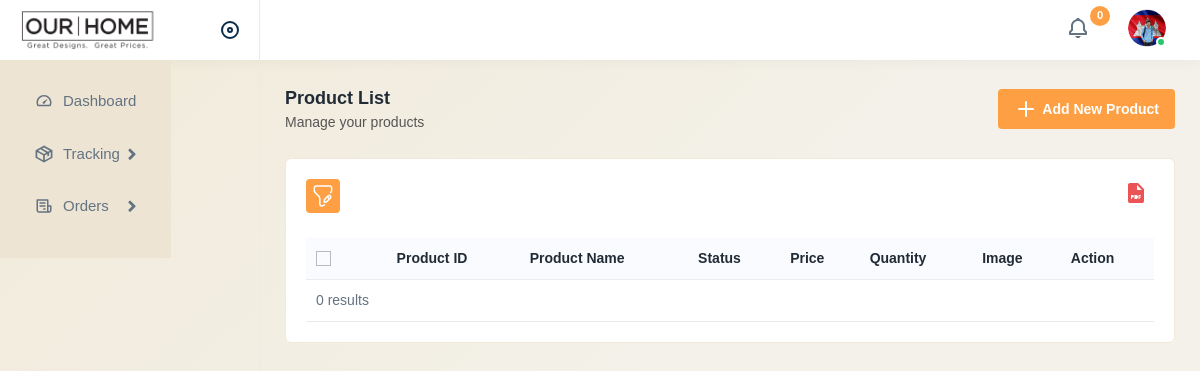
/productlist.php, run on an earlier commit of the app's database.
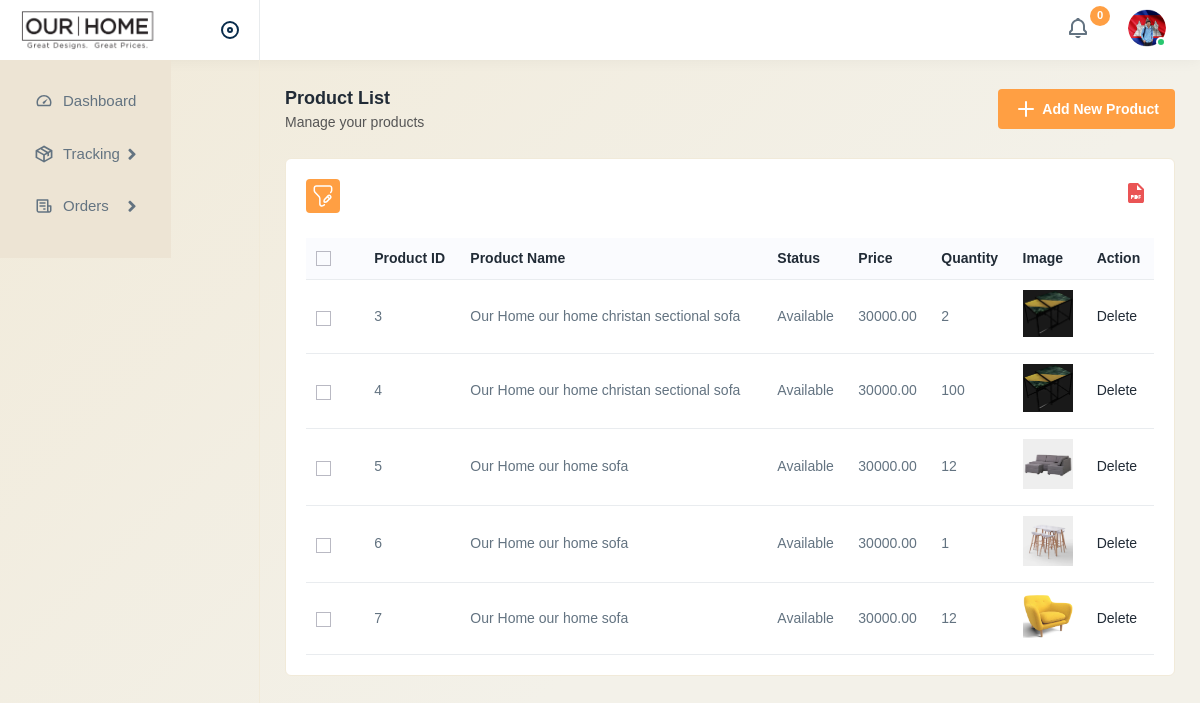
And on a later commit of the database.
### tables this page shows
CREATE TABLE `products` (
  `product_id` int(11) NOT NULL,
  `admin_id` int(11) DEFAULT NULL,
  `product_name` varchar(255) DEFAULT NULL,
  `category` enum('living_room','dining_room','bedroom','home_office') DEFAULT NULL,
  `status` enum('Available','Not available') DEFAULT NULL,
  `price` decimal(10,2) DEFAULT NULL,
  `quantity` int(11) DEFAULT NULL,
  `color` varchar(255) DEFAULT NULL,
  `size` varchar(255) DEFAULT NULL,
  `weight_capacity` varchar(255) DEFAULT NULL,
  `description` text DEFAULT NULL,
  `product_image` varchar(255) DEFAULT NULL,
  `file_path` varchar(255) DEFAULT NULL,
  `date` date NOT NULL DEFAULT current_timestamp()
);

### productlist.php (the view, shortened to what this page needs)
<?php
include 'dbcon.php';
$sql = "SELECT *, IF(quantity = 0, 'Unavailable', status) AS status FROM products";
$result = $conn->query($sql);
?>
<!DOCTYPE html>
<html lang="en">
<head>
    <link rel="stylesheet" href="assets/css/bootstrap.min.css">
    <link rel="stylesheet" href="assets/css/animate.css">
    <link rel="stylesheet" href="assets/plugins/select2/css/select2.min.css">
    <link rel="stylesheet" href="assets/css/dataTables.bootstrap4.min.css">
    <link rel="stylesheet" href="assets/plugins/fontawesome/css/fontawesome.min.css">
    <link rel="stylesheet" href="assets/plugins/fontawesome/css/all.min.css">
    <link rel="stylesheet" href="assets/css/style.css">
</head>
<body>
    <?php include 'header.php'; ?>
    <div class="page-wrapper">
        <div class="content">
            <div class="page-header">
                <div class="page-title">
                    <h4>Product List</h4>
                    <h6>Manage your products</h6>
                </div>
                <div class="page-btn">
                    <a href="addproduct.php" class="btn btn-added">
                        <img src="assets/img/icons/plus.svg" alt="img" class="me-1">Add New Product
                    </a>
                </div>
            </div>
            <div class="card">
                <div class="card-body">
                    <div class="table-top">
                        <div class="search-set">
                            <div class="search-path">
                                <a class="btn btn-filter" id="filter_search">
                                    <img src="assets/img/icons/filter.svg" alt="img">
                                </a>
                            </div>
                            <div class="search-input">
                                <a class="btn btn-searchset">
                                </a>
                            </div>
                        </div>
                        <div class="wordset">
                            <ul>
                                <li>
                                    <a href="pdf_product.php" data-bs-toggle="tooltip" data-bs-placement="top" title="pdf">
                                        <img src="assets/img/icons/pdf.svg" alt="img">
                                    </a>
                                </li>
                            </ul>
                        </div>
                    </div>
                    <div class="table-responsive">
                        <table class="table datanew">
                            <thead>
                                <tr>
                                    <th>
                                        <label class="checkboxs">
                                            <span class="checkmarks"></span>
                                        </label>
                                    </th>
                                    <th>Product ID</th>
                                    <th>Product Name</th>
                                    <th>Status</th>
                                    <th>Price</th>
                                    <th>Quantity</th>
                                    <th>Image</th>
                                    <th>Action</th>
                                </tr>
                            </thead>
                            <tbody>
                                <?php
                                if ($result->num_rows > 0) {
                                    while ($row = $result->fetch_assoc()) {
                                        echo '<tr>';
                                        echo '<td>
                                                <label class="checkboxs">
                                                    <input type="checkbox">
                                                    <span class="checkmarks"></span>
                                                </label>
                                              </td>';
                                        echo '<td>' . $row["product_id"] . '</td>';
                                        echo '<td>' . $row["product_name"] . '</td>';
                                        echo '<td>' . $row["status"] . '</td>';
                                        echo '<td>' . $row["price"] . '</td>';
                                        echo '<td>' . $row["quantity"] . '</td>';
                                        echo '<td><img src="' . $row["product_image"] . '" alt="Product Image" width="50"></td>';
                                        echo '<td>
                                                <a href="?delete_id=' . $row["product_id"] . '">Delete</a>
                                              </td>';
                                        echo '</tr>';
                                    }
                                } else {
                                    echo "<tr><td colspan='8'>0 results</td></tr>";
                                }
                                ?>
                            </tbody>
                        </table>
                    </div>
                </div>
            </div>
        </div>
    </div>
</body>
</html>

### header.php (shortened to what this page needs)
<?php
$queryTotalPendingNotifications = "SELECT COUNT(*) AS `Total Notification` FROM `orders`";
$resultTotalPendingNotifications = mysqli_query($conn, $queryTotalPendingNotifications);
$totalPendingNotificationRow = mysqli_fetch_assoc($resultTotalPendingNotifications);
?>
<div class="main-wrapper">
  <div class="header">
    <div class="header-left active">
      <a href="index.php" class="logo">
        <img src="assets/img/our home.png" alt="">
      </a>
      <a id="toggle_btn" href="#">
      </a>
    </div>
    <ul class="nav user-menu">
      <li class="nav-item dropdown">
        <a href="#" class="dropdown-toggle nav-link" data-bs-toggle="dropdown">
          <img src="assets/img/icons/notification-bing.svg" alt="img">
          <span class="badge rounded-pill"><?php echo $totalPendingNotificationRow['Total Notification'];?></span>
        </a>
      </li>
      <li class="nav-item dropdown has-arrow main-drop">
        <a href="#" class="dropdown-toggle nav-link userset" data-bs-toggle="dropdown">
          <span class="user-img">
            <img src="assets/img/profiles/avator1.jpg" alt="">
            <span class="status online"></span>
          </span>
        </a>
      </li>
    </ul>
  </div>
  <div class="sidebar" id="sidebar">
    <div class="sidebar-inner slimscroll">
      <div id="sidebar-menu" class="sidebar-menu">
        <ul>
          <li>
            <a href="index.php">
              <img src="assets/img/icons/dashboard.svg" alt="img"><span>Dashboard</span>
            </a>
          </li>
          <li class="submenu">
            <a href="#">
              <img src="assets/img/icons/product.svg" alt="img"><span>Tracking</span>
              <span class="menu-arrow"></span>
            </a>
          </li>
          <li class="submenu">
            <a href="#">
              <img src="assets/img/icons/purchase1.svg" alt="img"><span>Orders</span>
              <span class="menu-arrow"></span>
            </a>
          </li>
        </ul>
      </div>
    </div>
  </div>
</div>

What changed in the data, as far as the page shows it:
added products: product_id "3", product_name "Our Home our home christan sectional sofa", status "Available", price "30000.00", quantity "2", product_image (picture)
added products: product_id "4", product_name "Our Home our home christan sectional sofa", status "Available", price "30000.00", quantity "100", product_image (picture)
added products: product_id "5", product_name "Our Home our home sofa", status "Available", price "30000.00", quantity "12", product_image (picture)
added products: product_id "6", product_name "Our Home our home sofa", status "Available", price "30000.00", quantity "1", product_image (picture)
added products: product_id "7", product_name "Our Home our home sofa", status "Available", price "30000.00", quantity "12", product_image (picture)
Also different on the page:
text no longer shown: "0 results"
